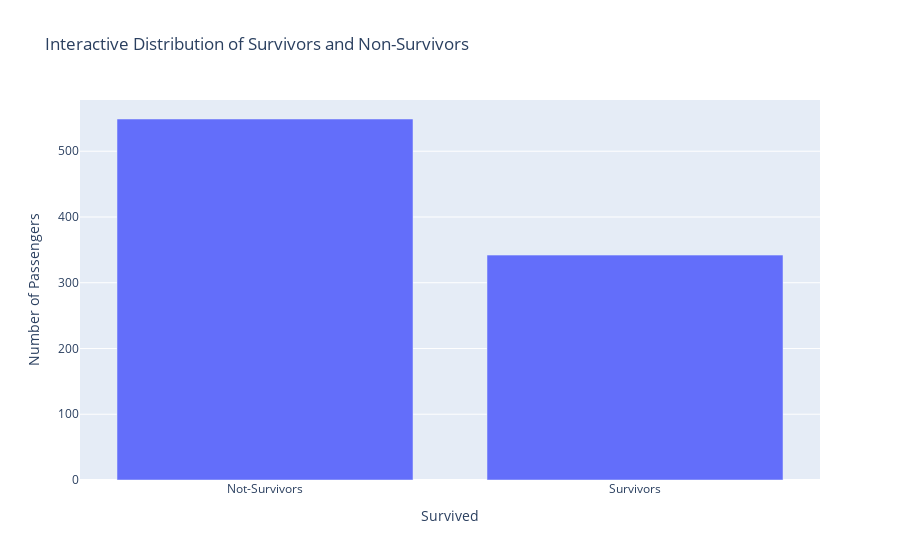

The code cell stored with this chart in its notebook:
### Code cell
import plotly.express as px

fig = px.bar(
    survivors_count,
    x=survivors_count.index,
    y=survivors_count.values,
    labels={'x': 'Status', 'y': 'Number of Passengers'},
    title='Interactive Distribution of Survivors and Non-Survivors'
)

fig.update_xaxes(tickvals=[0, 1], ticktext=['Not-Survivors', 'Survivors'])

fig.show()

### Figure 1 — Plotly figure (JSON) as saved in the notebook; plotly's stock layout.template omitted (floating-point values rounded to 4 significant figures)
{"data": [{"hovertemplate": "Survived=%{x}<br>Number of Passengers=%{y}<extra></extra>", "legendgroup": "", "marker": {"color": "#636efa", "pattern": {"shape": ""}}, "name": "", "orientation": "v", "showlegend": false, "textposition": "auto", "type": "bar", "x": [0, 1], "xaxis": "x", "y": [549, 342], "yaxis": "y"}], "layout": {"barmode": "relative", "legend": {"tracegroupgap": 0}, "title": {"text": "Interactive Distribution of Survivors and Non-Survivors"}, "xaxis": {"anchor": "y", "domain": [0, 1], "ticktext": ["Not-Survivors", "Survivors"], "tickvals": [0, 1], "title": {"text": "Survived"}}, "yaxis": {"anchor": "x", "domain": [0, 1], "title": {"text": "Number of Passengers"}}}}
